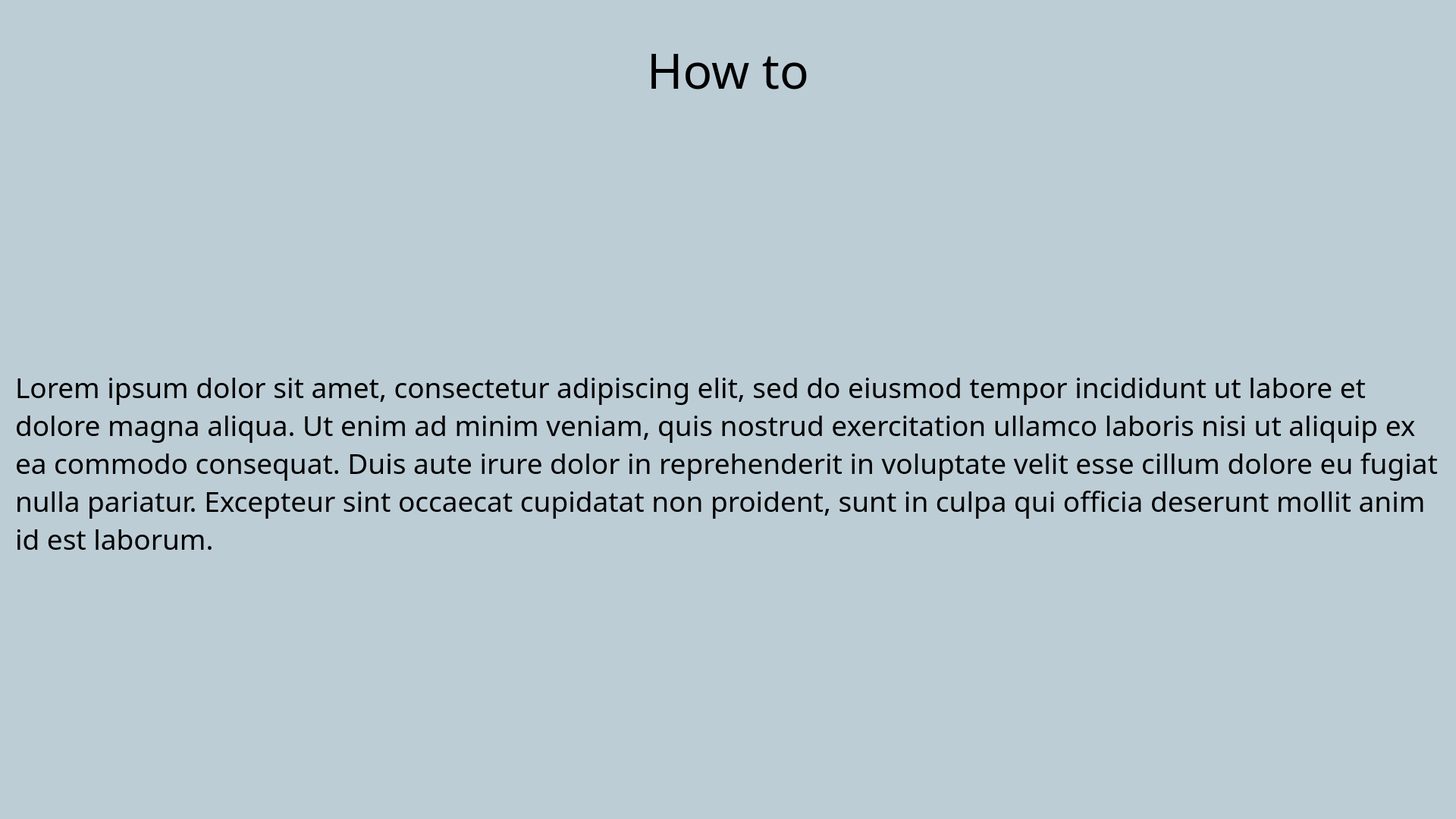
<?xml version="1.0" encoding="UTF-8"?>
<ui version="4.0">
 <class>HelpWindow</class>
 <widget class="QMainWindow" name="HelpWindow">
  <property name="geometry">
   <rect>
    <x>0</x>
    <y>0</y>
    <width>1920</width>
    <height>1080</height>
   </rect>
  </property>
  <property name="windowTitle">
   <string>Movie and TV series recommendation system</string>
  </property>
  <property name="windowIcon">
   <iconset>
    <normaloff>../images/video.png</normaloff>../images/video.png</iconset>
  </property>
  <property name="styleSheet">
   <string notr="true">background-color: rgb(189, 205, 214);</string>
  </property>
  <widget class="QWidget" name="centralwidget">
   <layout class="QVBoxLayout" name="verticalLayout" stretch="1,6">
    <property name="spacing">
     <number>20</number>
    </property>
    <property name="leftMargin">
     <number>20</number>
    </property>
    <property name="topMargin">
     <number>20</number>
    </property>
    <property name="rightMargin">
     <number>20</number>
    </property>
    <property name="bottomMargin">
     <number>20</number>
    </property>
    <item>
     <widget class="QLabel" name="label">
      <property name="font">
       <font>
        <family>Rockwell</family>
        <pointsize>48</pointsize>
       </font>
      </property>
      <property name="text">
       <string>How to</string>
      </property>
      <property name="alignment">
       <set>Qt::AlignCenter</set>
      </property>
     </widget>
    </item>
    <item>
     <widget class="QLabel" name="labelInstruction">
      <property name="font">
       <font>
        <family>Rockwell</family>
        <pointsize>28</pointsize>
       </font>
      </property>
      <property name="text">
       <string>Lorem ipsum dolor sit amet, consectetur adipiscing elit, sed do eiusmod tempor incididunt ut labore et dolore magna aliqua. Ut enim ad minim veniam, quis nostrud exercitation ullamco laboris nisi ut aliquip ex ea commodo consequat. Duis aute irure dolor in reprehenderit in voluptate velit esse cillum dolore eu fugiat nulla pariatur. Excepteur sint occaecat cupidatat non proident, sunt in culpa qui officia deserunt mollit anim id est laborum.</string>
      </property>
      <property name="wordWrap">
       <bool>true</bool>
      </property>
      <property name="margin">
       <number>20</number>
      </property>
      <property name="openExternalLinks">
       <bool>false</bool>
      </property>
     </widget>
    </item>
   </layout>
  </widget>
  <widget class="QMenuBar" name="menubar">
   <property name="geometry">
    <rect>
     <x>0</x>
     <y>0</y>
     <width>1920</width>
     <height>21</height>
    </rect>
   </property>
  </widget>
  <widget class="QStatusBar" name="statusbar"/>
 </widget>
 <resources/>
 <connections/>
</ui>
